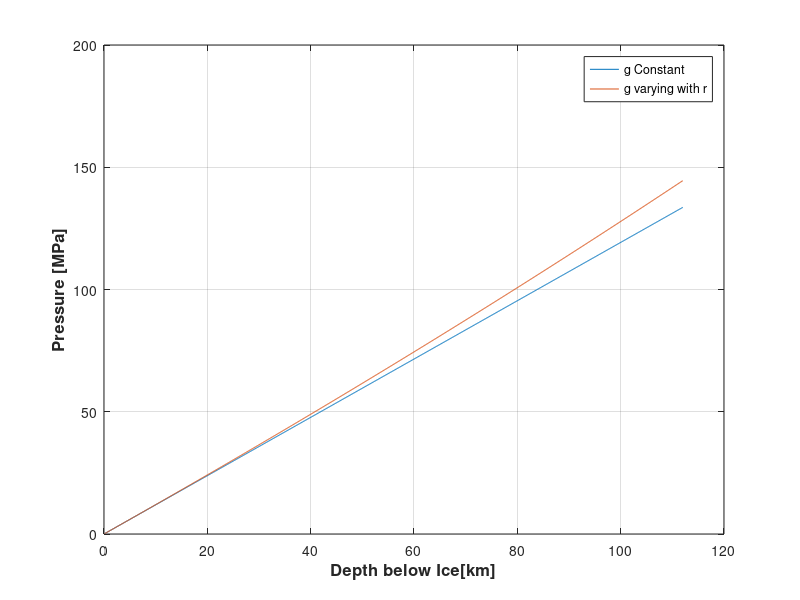

Write MATLAB code to recreate this figure.
%% Pressure on Europa 
clear all 
close all

rho_ice = 917; % Desity of ice [kg m^-3]
G = 6.67e-11; % Gravitational Constant [m^3 kg^-1 s^-2]
M =  4.8e22; % Mass of Europa [kg]
r = 1569e3; % Radius of Europa [m]
g = G*M/r^2; % Gravitatioanl acceleration on Europa's surface [m s^-2]

h = 0.1e3:0.1e3:112e3; % Depth [m]
P = rho_ice * g * h; % Pressure as funtion of depth [Pa]

%Pressure, when radius of Europa decreases with depth
g2 = (G*M)./(r-h).^2;
P2 = rho_ice.*g2.*h;

%Pressure, when radius and mass of Europa decrese with depth
g3 = (G*(M-(4/3*pi*(r^3-(r-h).^3)*1000)))./(r-h).^2;
P3 = rho_ice.*g3.*h;

%Plot pressure for all three scenarios
plot(h/1e3,P/1e6,h/1e3,P3/1e6)
xlabel('Depth below Ice[km]','fontweight','bold','fontsize',12)
ylabel('Pressure [MPa]','fontweight','bold','fontsize',12)
grid on
legend('g Constant','g varying with r')
